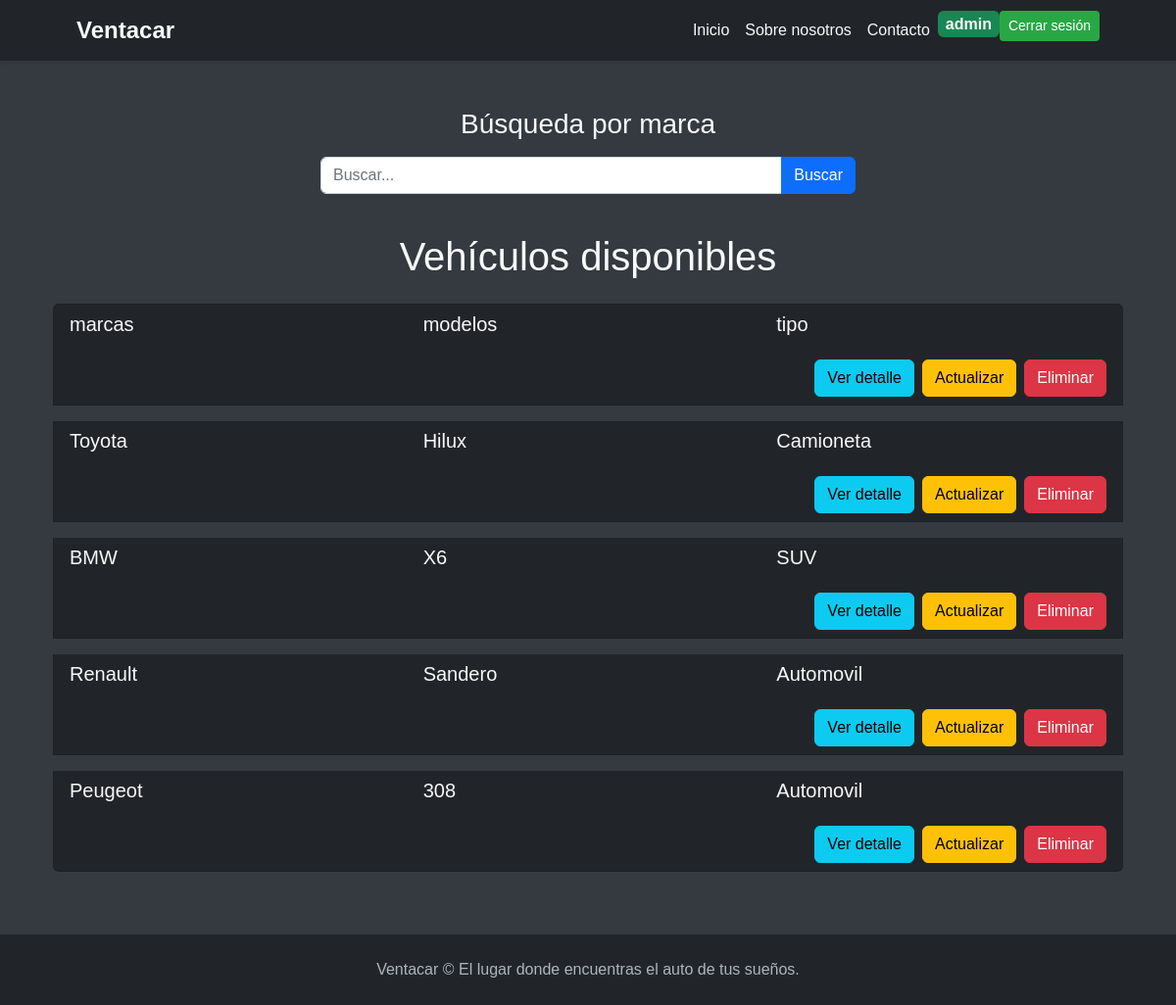
The page /vehiculos/lista/vehiculos (signed in) on the database its author committed.
### vehiculos/models.py (models this page shows, shortened)
class Ver_vehiculos(models.Model):
    tipo = models.CharField(max_length=50)
    modelos = models.CharField(max_length=50)
    marcas = models.CharField(max_length=50)
    valor_dolares = models.DecimalField(max_digits=10, decimal_places=2, null = True)
    descripcion = models.TextField(max_length=400, null=True)
    fecha_creacion = models.DateTimeField(auto_now_add=True, null=True, editable=False)
    fecha_actualizacion = models.DateTimeField(auto_now=True, null=True, editable=False)
    contacto_nombre = models.CharField(max_length=50, null=True, blank=True)
    contacto_email = models.EmailField(max_length=254, null=True, blank=True)
    contacto_telefono = models.CharField(max_length=20, null=True, blank=True)
    class Meta:
        verbose_name = "Ver Vehículo"
        verbose_name_plural = "Ver Vehículos"

### vehiculos/views.py (the view)
# urls.py: path("lista/vehiculos", Ver_vehiculosList.as_view(), name = "lista_vehiculos"),
class Ver_vehiculosList(ListView):
    model = Ver_vehiculos
    context_object_name = "vehiculos"
    template_name = "vehiculos/lista_vehiculos.html"
    def get_queryset(self) -> QuerySet[Any]:
        queryset = super().get_queryset()
        busqueda = self.request.GET.get("busqueda")
        if busqueda:
            queryset = Ver_vehiculos.objects.filter(marcas__icontains=busqueda)
        return queryset

### vehiculos/templates/vehiculos/lista_vehiculos.html (shortened to what this page needs)
{% extends 'core/base.html' %}
{% block content %}
<div class="container mt-5">
    <div class="row mb-4">
        <div class="col-md-12">
            <h3 class="text-center text-light mb-3">Búsqueda por marca</h3>
            <form class="form-inline d-flex justify-content-center" action="{% url 'vehiculos:lista_vehiculos' %}" method="get">
                <div class="input-group mb-3 w-50">
                    <input type="text" class="form-control" name="busqueda" placeholder="Buscar..." aria-label="Buscar">
                    <button class="btn btn-primary" type="submit">Buscar</button>
                </div>
            </form>
        </div>
    </div>
    <div class="row">
        <div class="col-md-12">
            <h1 class="text-center text-light mb-4">Vehículos disponibles</h1>
            <ul class="list-group">
                {% for vehiculo in vehiculos %}
                <li class="list-group-item bg-dark text-light mb-3">
                    <div class="row align-items-center">
                        <div class="col-md-4">
                            <p class="h5">{{ vehiculo.marcas }}</p>
                        </div>
                        <div class="col-md-4">
                            <p class="h5">{{ vehiculo.modelos }}</p>
                        </div>
                        <div class="col-md-4">
                            <p class="h5">{{ vehiculo.tipo }}</p>
                        </div>
                    </div>
                    <div class="d-flex justify-content-end mt-3">
                        <a href="{% url 'vehiculos:detalle_vehiculo' vehiculo.id %}" class="btn btn-info me-2">Ver detalle</a>
                        <a href="{% url 'vehiculos:editar_vehiculo' vehiculo.id %}" class="btn btn-warning me-2">Actualizar</a>
                        <a href="{% url 'vehiculos:eliminar_vehiculo' vehiculo.id %}" class="btn btn-danger">Eliminar</a>
                    </div>
                </li>
                {% endfor %}
            </ul>
        </div>
    </div>
</div>
{% endblock content %}

### core/templates/core/base.html (shortened to what this page needs)
{% load static %}
<!DOCTYPE html>
<html lang="es">
<head>
    <link href="https://cdn.jsdelivr.net/npm/bootstrap@5.2.3/dist/css/bootstrap.min.css" rel="stylesheet">
    <link href="{% static 'core/css/styles.css' %}" rel="stylesheet">
</head>
<body>
    <nav class="navbar navbar-expand-lg navbar-dark bg-dark shadow-sm">
        <div class="container px-5">
            <a class="navbar-brand" href="{% url 'core:index' %}">Ventacar</a>
            <div class="collapse navbar-collapse" id="navbarSupportedContent">
                <ul class="navbar-nav ms-auto mb-2 mb-lg-0">
                    {% if user.is_authenticated %}
                        <li class="nav-item"><a class="nav-link active" aria-current="page" href="{% url 'vehiculos:index' %}">Inicio</a></li>
                        <li class="nav-item"><a class="nav-link" href="{% url 'core:about_me' %}">Sobre nosotros</a></li>
                        <li class="nav-item"><a class="nav-link" href="#">Contacto</a></li>
                        <li class="nav-item">
                            <span class="badge bg-success nav-link">{{ user.username }}</span>
                        </li>
                        <li class="nav-item">
                            <form action="{% url 'core:logout' %}" method="post" class="d-inline">
                                <button type="submit" class="btn btn-custom btn-sm">Cerrar sesión</button>
                            </form>
                        </li>
                    {% endif %}
                </ul>
            </div>
        </div>
    </nav>
    <main class="container my-5">
        {% block content %}
        {% endblock content %}
    </main>
    <footer class="py-4 bg-dark mt-auto">
        <div class="container px-4 px-lg-5 text-center">
            <p class="m-0 footer-text">Ventacar &copy; El lugar donde encuentras el auto de tus sueños.</p>
        </div>
    </footer>
</body>
</html>

### core/templates/core/base.html (style rules this page uses)
body { font-family: 'Arial', sans-serif; background-color: #343a40; color: #f8f9fa; }
.navbar-brand { font-size: 1.5rem; font-weight: bold; color: #f8f9fa !important; }
.nav-link { font-size: 1rem; color: #f8f9fa !important; }
.btn-custom { background-color: #28a745; color: white; }
.footer-text { color: #adb5bd; }

### rows shown on the page
Ver_vehiculos: marcas "marcas", modelos "modelos", tipo "tipo"
Ver_vehiculos: marcas "Toyota", modelos "Hilux", tipo "Camioneta"
Ver_vehiculos: marcas "BMW", modelos "X6", tipo "SUV"
Ver_vehiculos: marcas "Renault", modelos "Sandero", tipo "Automovil"
Ver_vehiculos: marcas "Peugeot", modelos "308", tipo "Automovil"

### other values the page prints
{{ user.username }} "admin"
